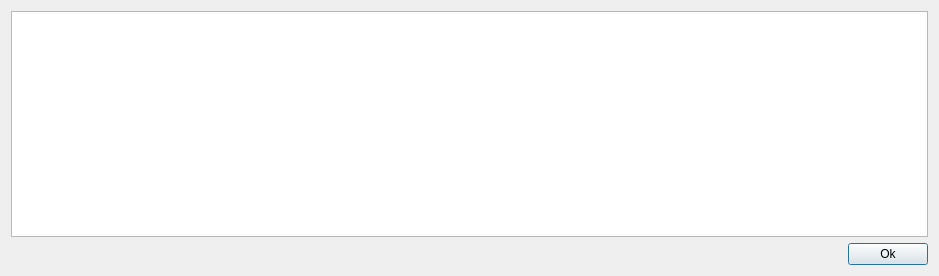
<?xml version="1.0" encoding="UTF-8"?>
<ui version="4.0">
 <class>ReceiveJobResultDlg</class>
 <widget class="QDialog" name="ReceiveJobResultDlg">
  <property name="geometry">
   <rect>
    <x>0</x>
    <y>0</y>
    <width>939</width>
    <height>276</height>
   </rect>
  </property>
  <property name="windowTitle">
   <string>Dialog</string>
  </property>
  <layout class="QGridLayout" name="gridLayout">
   <item row="0" column="0" colspan="2">
    <widget class="QTableView" name="tvwResults"/>
   </item>
   <item row="1" column="0">
    <spacer name="horizontalSpacer">
     <property name="orientation">
      <enum>Qt::Horizontal</enum>
     </property>
     <property name="sizeHint" stdset="0">
      <size>
       <width>834</width>
       <height>20</height>
      </size>
     </property>
    </spacer>
   </item>
   <item row="1" column="1">
    <widget class="QPushButton" name="pbtOk">
     <property name="text">
      <string>Ok</string>
     </property>
    </widget>
   </item>
  </layout>
 </widget>
 <resources/>
 <connections>
  <connection>
   <sender>pbtOk</sender>
   <signal>clicked()</signal>
   <receiver>ReceiveJobResultDlg</receiver>
   <slot>accept()</slot>
   <hints>
    <hint type="sourcelabel">
     <x>854</x>
     <y>237</y>
    </hint>
    <hint type="destinationlabel">
     <x>784</x>
     <y>237</y>
    </hint>
   </hints>
  </connection>
 </connections>
</ui>
